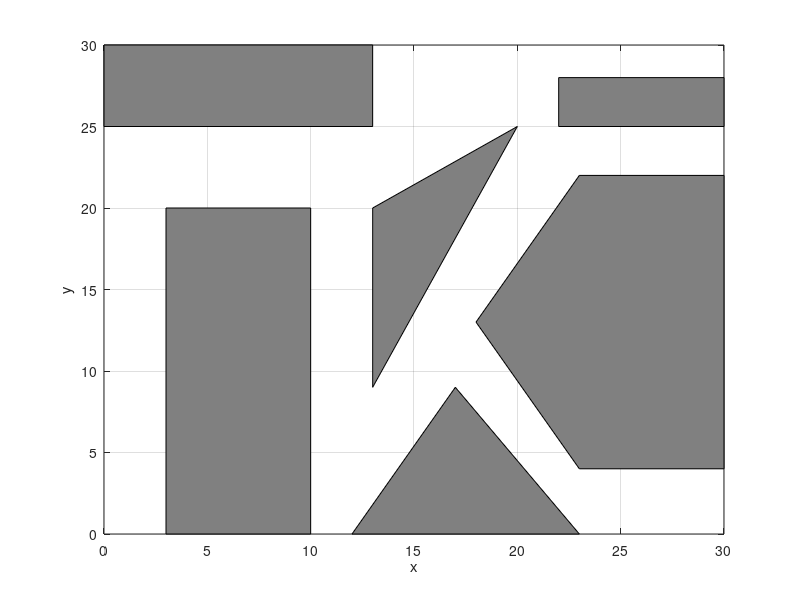

The MATLAB script that drew this image:
function map=map_definition()

% clc;
% clear;
% close all;

%%%% örnek ortam
% Npoly=13;
% map.pgx{1}=[2 8.5 8.5 4 2 2 1 1 2 4 2];
% map.pgy{1}=[8 10 1 3 3 1 1 6 6 5 8];
% map.pgx{2}=[2 8 2 15 2 1 1 2 2];
% map.pgy{2}=[10 16 22 15.5 9 10 16 16 10];
% map.pgx{3}=[0 0 5 0];
% map.pgy{3}=[25 30 30 25];
% map.pgx{4}=[7 7 10 10 13 13 11 7];
% map.pgy{4}=[23 26 29 25 26 23 21 23];
% map.pgx{5}=[13 17 15 13];
% map.pgy{5}=[30 30 25  30];
% map.pgx{6}=[17 17 30 30 17];
% map.pgy{6}=[23 27 27 23 23];
% map.pgx{7}=[12 14 15 16 29 23 27 19 12];
% map.pgy{7}=[20 21 23 21.3 22 10 21.3 14 20];
% map.pgx{8}=[10 15 17.5 10 10];
% map.pgy{8}=[8 14 10 0 8];
% map.pgx{9}=[19 24 19 19];
% map.pgy{9}=[12.5 17 1 12.5];
% map.pgx{10}=[21 30 26 21];
% map.pgy{10}=[3 16 1 3];
% map.pgx{11}=[4 7 8 6 5 10 7 4 4];
% map.pgy{11}=[25 30 30 26 23 20 21 23 25];
% map.pgx{12}=[0 0 4 5 4 3 3 0];
% map.pgy{12}=[17 18 18 16 14 14 17 17];
% map.pgx{13}=[3 3 4 4 3];
% map.pgy{13}=[0 2 2 0 0];


%%%% ortam 1
map.pgx{1}=[3 3 10 10 3];
map.pgy{1}=[0 20 20 0 0];
map.pgx{2}=[0 13 13 0 0];
map.pgy{2}=[25 25 30 30 25];
map.pgx{3}=[12 17 23 12];
map.pgy{3}=[0 9 0 0];
map.pgx{4}=[13 13 20 13];
map.pgy{4}=[9 20 25 9];
map.pgx{5}=[22 22 30 30 22];
map.pgy{5}=[25 28 28 25 25];
map.pgx{6}=[30 23 18 23 30 30];
map.pgy{6}=[22 22 13 4 4 22];
Npoly = size(map.pgx,2);
map.startp=[1, 1];
map.endp=[29, 29];

%%%% ortam 2
% map.pgx{1}=[0 10 3 0 0];
% map.pgy{1}=[20 23 30 30 20];
% map.pgx{2}=[0 14 14 0 0];
% map.pgy{2}=[5 10 13 16 5];
% map.pgx{3}=[8 15 20 10];
% map.pgy{3}=[0 6 0 0];
% map.pgx{4}=[13 15 10 17 22 17 13];
% map.pgy{4}=[30 23 18 18 25 30 30];
% map.pgx{5}=[25 25 20 22 25 30 30 25];
% map.pgy{5}=[0 5 14 17 14 16 0 0];
% map.pgx{6}=[30 25 23 30 30];
% map.pgy{6}=[23 18 20 28 23];
% map.pgx{7}=[17 16 18 20 17];
% map.pgy{7}=[8 14 16 10 8];
% map.pgx{8}=[22 24 27 22];
% map.pgy{8}=[30 27 30 30];
% map.pgx{9}=[5 7 9 6 5];
% map.pgy{9}=[3 3 6 5 3];
% Npoly = size(map.pgx,2);
% map.startp=[1, 1];
% map.endp=[29, 29];


map.xrange=[0 30];
map.yrange=[0 30];

figure;
set(gcf,'color','w');
% plot([0 30 30 0 0],[0 0 30 30 0]);
box on;
xlabel 'x'; ylabel 'y'; grid on;
hold on

excluded_area=0;

for ii=1:Npoly    
    excluded_area=excluded_area+polyarea(map.pgx{ii},map.pgy{ii});
    p1=fill(map.pgx{ii},map.pgy{ii},[0.5,0.5,0.5]);
end

% p2=plot(map.startp(1),map.startp(2),'ks','LineWidth',2,'MarkerSize',8,'MarkerFaceColor','k');
% p3=plot(map.endp(1),map.endp(2),'kx','LineWidth',2,'MarkerSize',10,'MarkerFaceColor','k');
% legend([p1,p2,p3],{'Engel','Başlama Noktası','Hedef Nokta'},'Location','northeastoutside')

hold off
